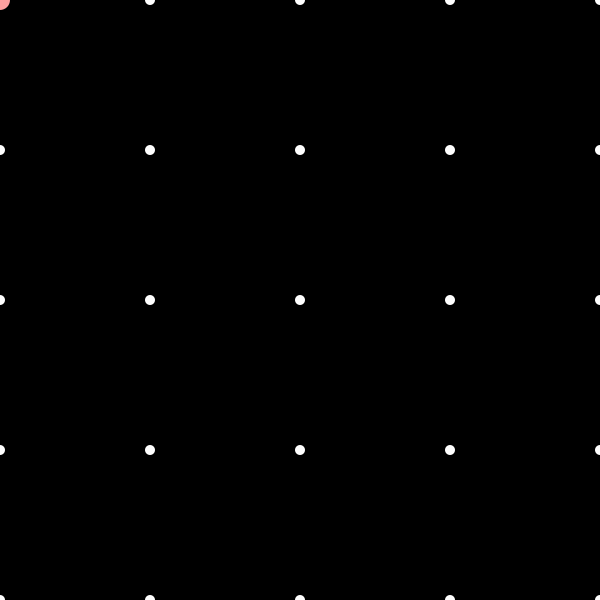
Frame 1 (no input)
Frame 60 (the mouse pressed at the canvas centre just before this capture): identical to frame 1, image omitted
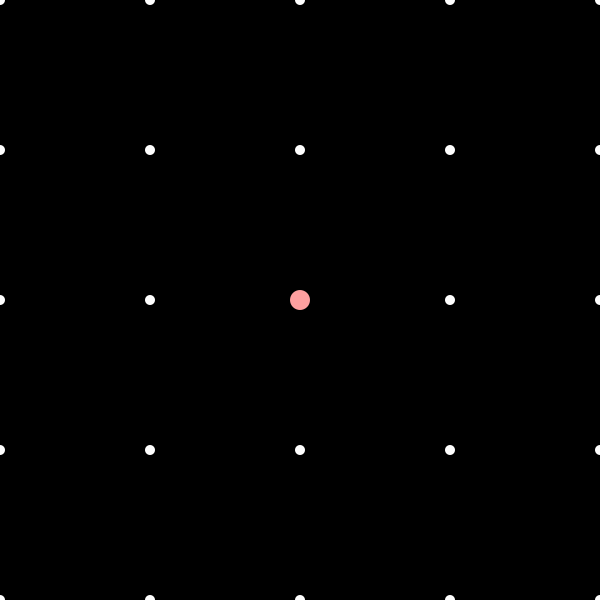
Frame 120 (the mouse held since frame 60 and released just before this capture)

The Processing sketch that drew these frames (run headless with seeded random() and noise(); from frame 60 on, the mouse is pressed at the canvas centre):

// Processing sketch: Lightning
// ── Lightning.pde
void setup() {
  size(600, 600);
}

void draw() {
  background(#000000);
  color lightningcolor = #ffffff;
  color dotcolor = #ffffff;
  color activedotcolor = #ffa0a0;

  int raster = 150;
  int dotsize = 10;
  ArrayList<PVector> dots = new ArrayList<PVector>();

  for (int i = 0; i <= pixelWidth; i+=raster) {
    for (int j = 0; j <= pixelWidth; j+=raster) {
      PVector currentDot = new PVector(i, j);
      dots.add(currentDot);
      drawDot(currentDot, dotsize, dotcolor);
    }
  }

  PVector mouseV = new PVector(mouseX, mouseY);

  for (PVector dot : dots) {
    if (PVector.dist(dot, mouseV) < raster) {
      stroke(lightningcolor);
      drawLightning(dot, mouseV);
      drawDot(dot, dotsize*2, activedotcolor);
    }
  }
}

void drawDot(PVector v, int size, color c) {
  fill(c);
  noStroke();
  ellipse(v.x, v.y, size, size);
  noFill();
}

void drawLightning(PVector source, PVector dest) {
  PVector route = PVector.sub(dest, source);
  PVector displace = route.copy();
  displace.rotate(HALF_PI);
  displace.normalize();

  float tlength = route.mag();

  int size = floor(tlength / 4);
  if (size == 0)
    size=1;

  float[] positions = new float[size];
  positions[0]=0;

  for (int i = 1; i< size-1; i++)
    positions[i]=random(0, 1);

  positions = sort(positions);

  float Sway = 80;
  float Jaggedness = 1 / Sway;

  PVector prevPoint = source;
  float prevDisplacefactor = 0.0;

  for (int i = 1; i <= positions.length-1; i++)
  {
    float pos = positions[i];

    // used to prevent sharp angles by ensuring very close positions also have small perpendicular variation.
    float scale = (tlength * Jaggedness) * (pos - positions[i - 1]);
    // defines an envelope. Points near the middle of the bolt can be further from the central line.
    float envelope = pos > 0.95 ? 20 * (1 - pos) : 1;
    float displacefactor = random(-Sway, Sway);
    displacefactor -= (displacefactor - prevDisplacefactor) * (1 - scale);
    displacefactor *= envelope;

    PVector ndis = new PVector();
    ndis = PVector.mult(displace, displacefactor);
    PVector point = PVector.lerp(source, dest, pos).add(ndis);//.add(ndis);
    strokeWeight(random(2,6));
    line(prevPoint.x, prevPoint.y, point.x, point.y);
    prevPoint = point.copy();
    prevDisplacefactor = displacefactor;
  }
  line(prevPoint.x, prevPoint.y, dest.x, dest.y);
}
